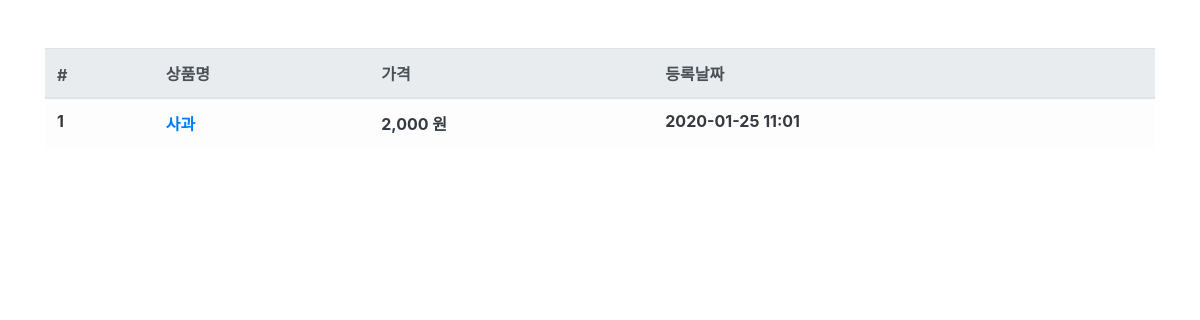
Before: /product/ with the older database file.
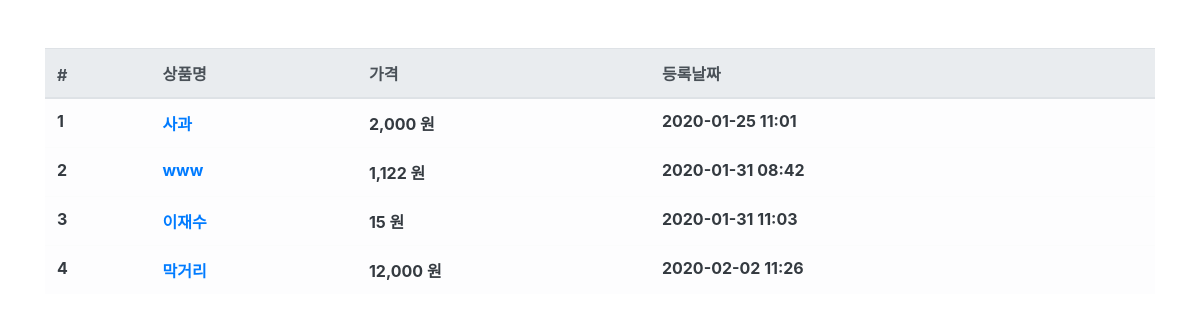
After: the same page with the newer database file.
### product/models.py (models this page shows, shortened)
class Product(models.Model):
    name = models.CharField(max_length=256, verbose_name='상품명')
    price = models.IntegerField(verbose_name='상품가격')
    description = models.TextField(verbose_name='상품설명')
    stock = models.IntegerField(verbose_name='재고')
    register_date = models.DateTimeField(
        auto_now_add=True, verbose_name='등록날짜')
    class Meta:
        db_table = 'HTMmall_product'
        verbose_name = '상품'
        verbose_name_plural = '상품'

### product/views.py (the view)
# urls.py: path('product/', ProductList.as_view()),
class ProductList(ListView):
    model = Product
    template_name = 'product.html'
    context_object_name = 'product_list'

### product/templates/product.html (shortened to what this page needs)
{% extends "base.html" %} {% load humanize %}  {% block contents %}
<div class="row mt-5">
  <div class="col-12">
    <table class="table table-light">
      <thead class="thead-light">
        <tr>
          <th scope="col">#</th>
          <th scope="col">상품명</th>
          <th scope="col">가격</th>
          <th scope="col">등록날짜</th>
        </tr>
      </thead>
      <tbody class="text-dark">
        {% for product in product_list %}
        <tr>
          <th scope="row">{{ product.id }}</th>
          <th>
            <a
              id="product-{{ product.id }}"
              onmouseenter="product_detail({{ product.id }});"
              onmouseleave="product_leave({{ product.id }});"
              href="/product/{{ product.id }}"
              >{{ product.name }}</a
            >
          </th>
          <th>{{ product.price|intcomma }} 원</th>
          <th>{{ product.register_date|date:'Y-m-d H:i' }}</th>
        </tr>
        {% endfor %}
      </tbody>
    </table>
  </div>
</div>
{% endblock %}

### htmuser/templates/base.html (shortened to what this page needs)
<html>
<head>
  <link rel="stylesheet" href="https://stackpath.bootstrapcdn.com/bootstrap/4.3.1/css/bootstrap.min.css"
>
</head>
<body>
  <div class="container">
    {% block contents %}
    {% endblock %}
  </div>
</body>
</html>

Changed rows visible on the page:
added Product: id "2", name "www", price "1,122", register_date "2020-01-31 08:42"
added Product: id "3", name "이재수", price "15", register_date "2020-01-31 11:03"
added Product: id "4", name "막거리", price "12,000", register_date "2020-02-02 11:26"
